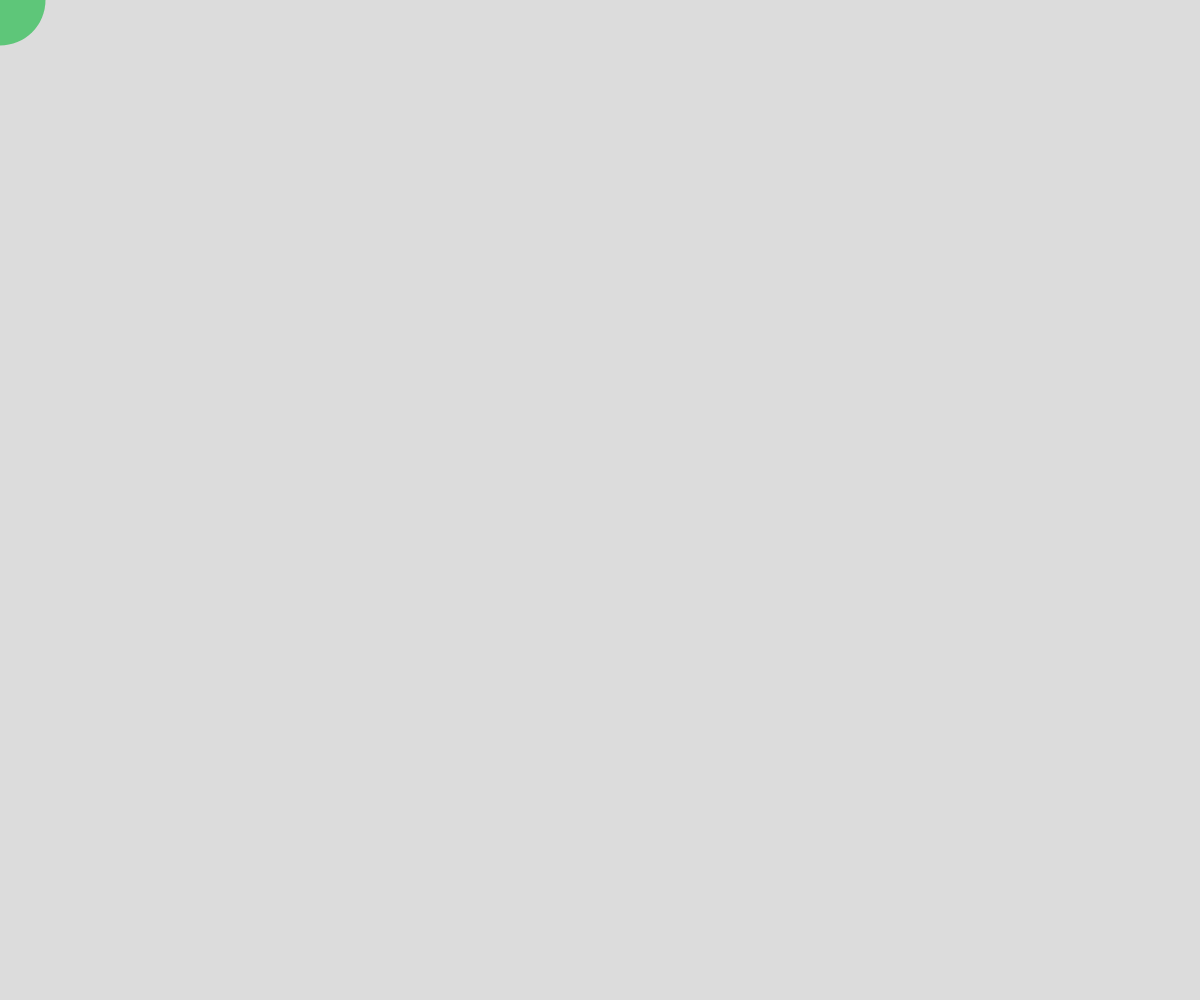
Frame 1 (no input)
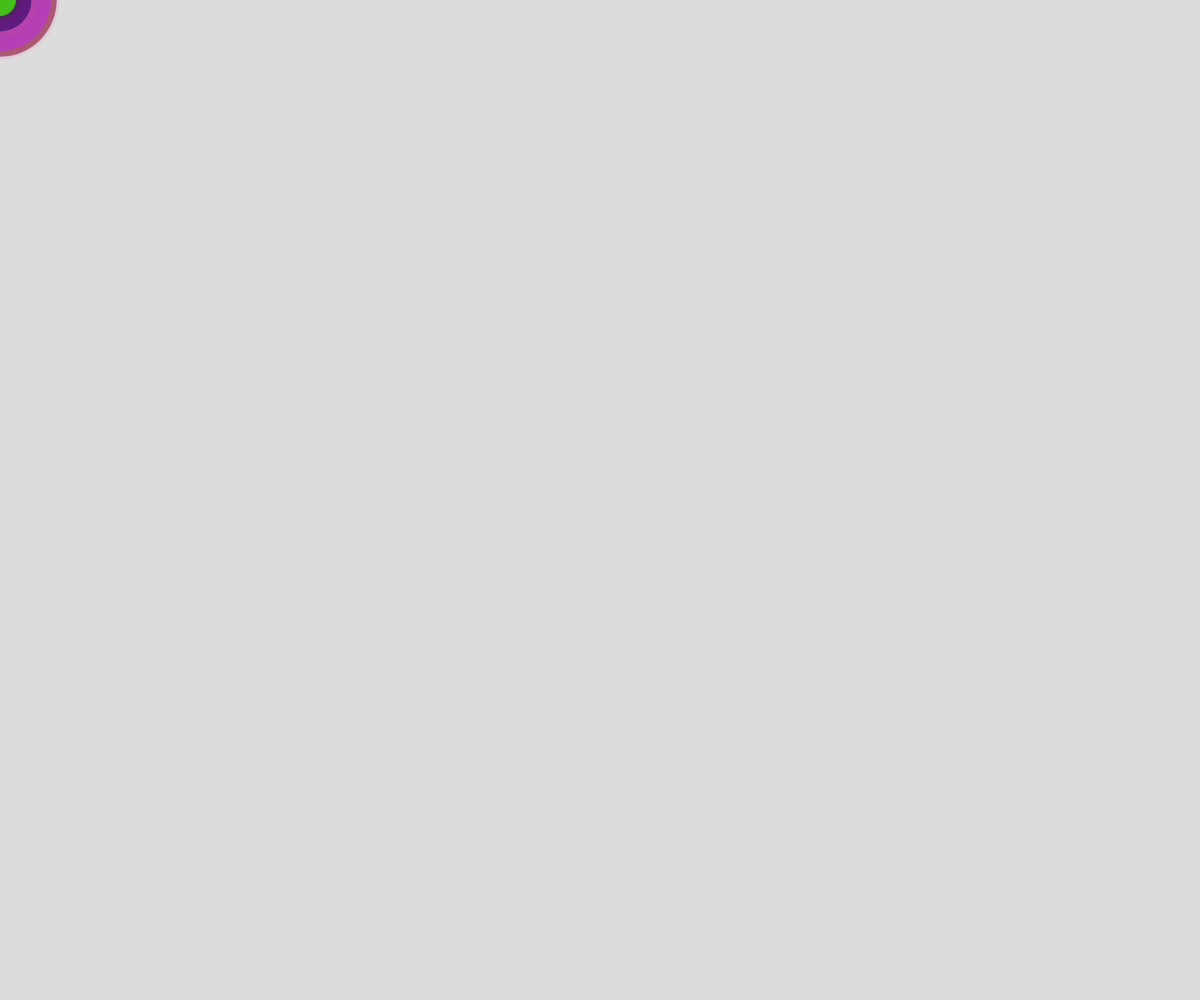
Frame 60 (no input)
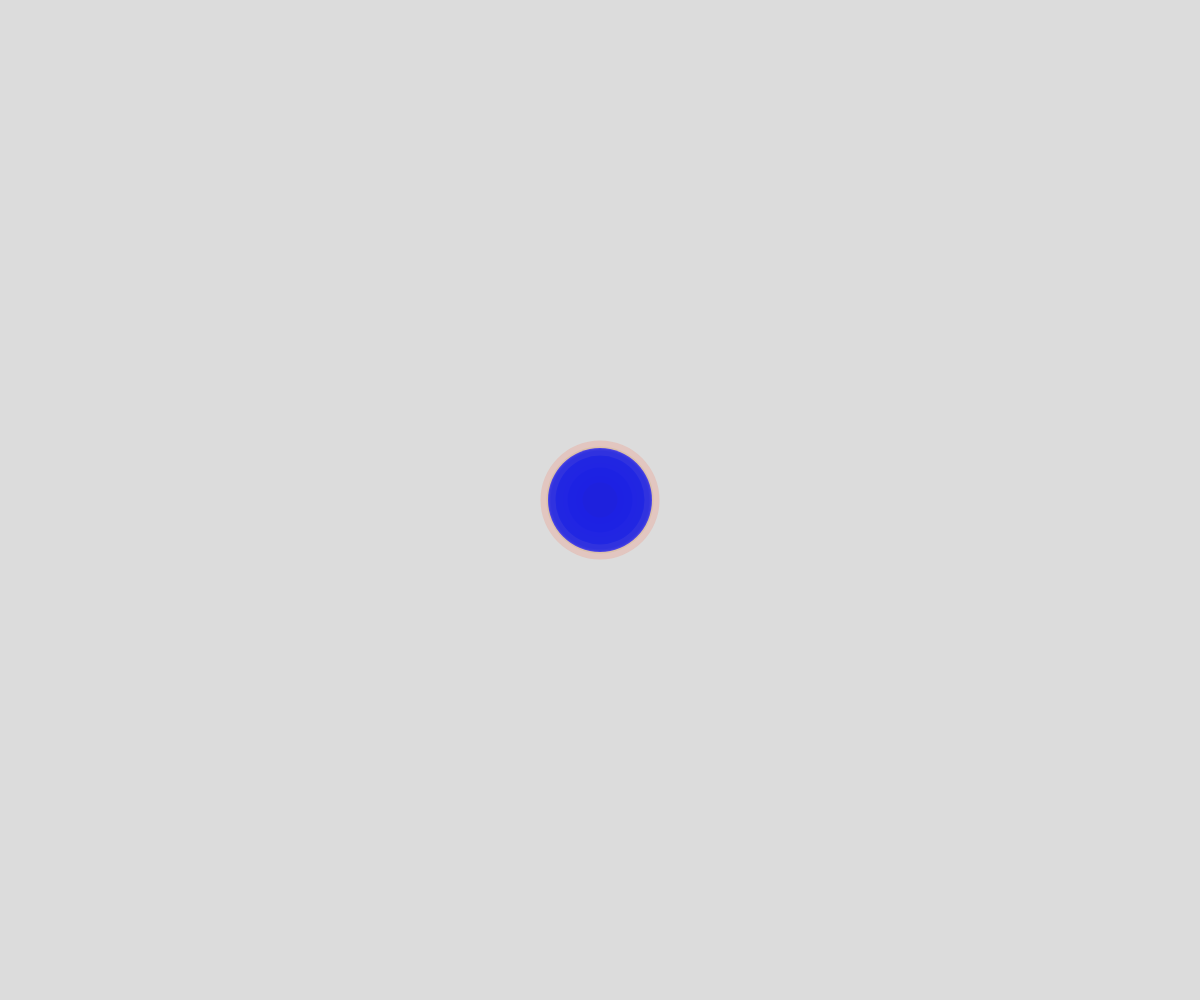
Frame 120 (the mouse pressed at the canvas centre since frame 60)

The p5.js sketch that drew these frames (run headless with seeded random() and noise() and a simulated clock; from frame 60 on, the mouse is pressed at the canvas centre):

// p5.js sketch
// ── sketch.js
  const maxCircles = 20;
  let   circles = [];

  function setup() {
    createCanvas(windowWidth, windowHeight);
    noStroke();
    background(220);
    frameRate(20);
  }

  function draw() {
    background(220);
    circles.push({ x: mouseX, y: mouseY, 
      size: 20+int(random(100)),
      r: int(random(255)), 
      g: int(random(255)), 
      b: int(random(255)) });

    if (circles.length > maxCircles) {
      circles.shift();
    }

    const alphaDelta = 200 / maxCircles;
    let alpha = 200 - circles.length * alphaDelta
    for (let circle of circles) {
      fill(circle.r, circle.g, circle.b, alpha);
      alpha += alphaDelta;
      ellipse(circle.x, circle.y, circle.size);
    }
  }

  function mousePressed() {
    circles = [];
    background(220);
  }
